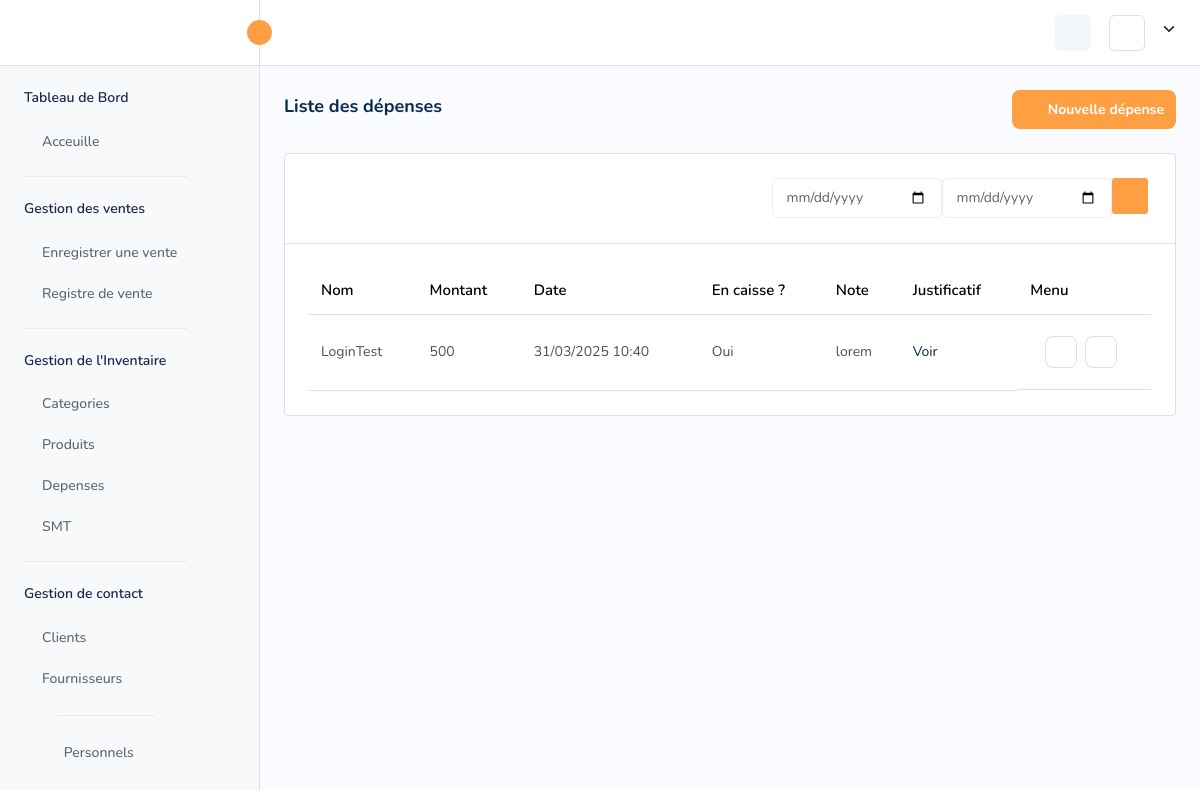
/pos/depense/, run on an earlier commit of the app's database.
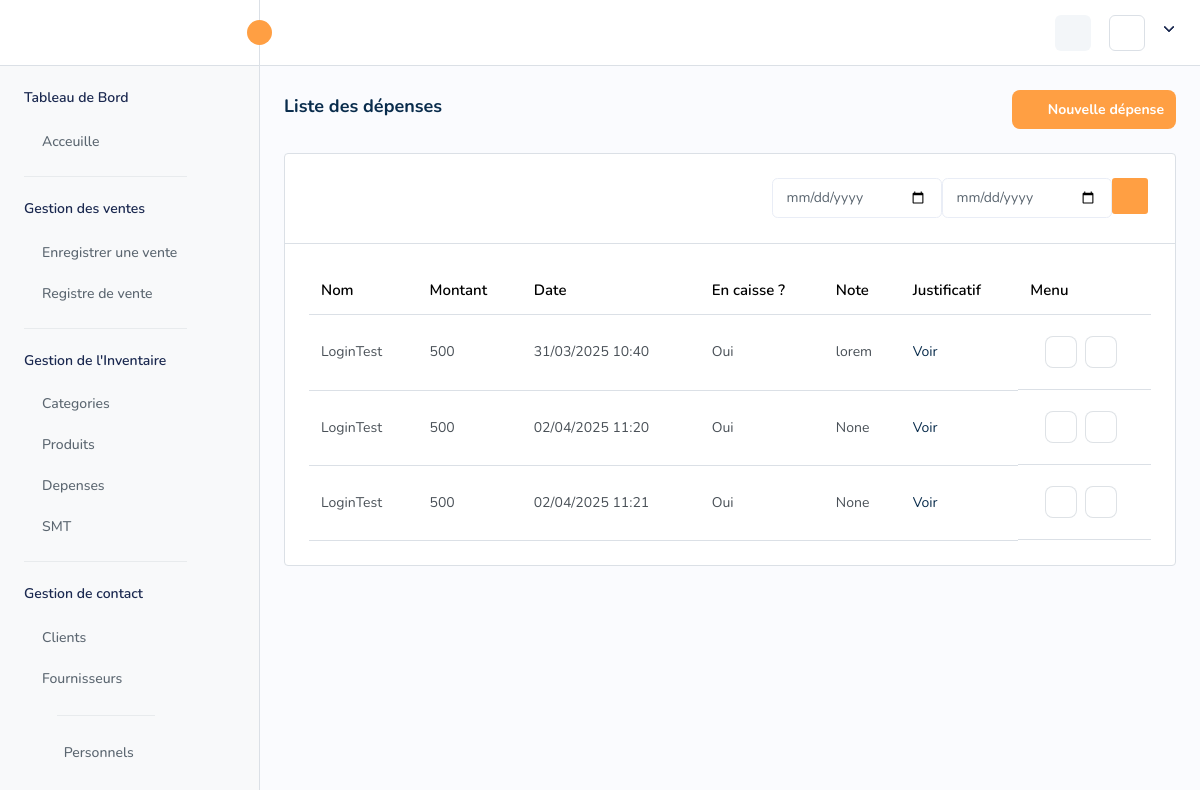
And on a later commit of the database.
### pos/models.py (models this page shows, shortened)
class Depense(models.Model):
    name = models.CharField(("nom de la depense"), max_length=150)
    date = models.DateTimeField(("Date de la depense"), auto_now_add=True)
    note = models.TextField(("ajouter une note a la depense"),blank=True, null=True)
    justification = models.FileField(("ajouter une piece jointe pour justifier  la depense"), upload_to=None, max_length=100)
    amount = MoneyField(("Montant payé"), max_digits=12,  decimal_places=0, default_currency="XOF")
    in_cash = models.BooleanField(("prende l'argent dans la caisse ?"), default=True)
    delete = models.BooleanField(("Supprimer la depense"), default=False)

### pos/views.py (the view)
# urls.py: path('depense/', views.cash_expense, name='depense'),
def cash_expense(request):
    depenses = Depense.objects.filter(delete=False)
    date_debut = request.GET.get("date_debut")
    date_fin = request.GET.get("date_fin")
    if date_debut and date_fin:
        depenses = depenses.filter(date__range=[date_debut, date_fin])
    update_forms = {dep.id: DepenseUpdateForm(instance=dep) for dep in depenses}
    context = {
        'depenses': depenses,
        'add_form': DepenseAddForm(),
        'delete_form': DepenseDeleteForm(),
        'update_forms': update_forms
    }
    return render(request, 'pages/depense.html', context)

### pos/forms.py
class DepenseAddForm(forms.ModelForm):
    class Meta:
        model = Depense
        fields = ['name', 'amount', 'justification']
    def __init__(self, *args, **kwargs):
        super().__init__(*args, **kwargs)
        self.fields['name'].widget.attrs.update({'class': 'form-control', 'placeholder': 'Nom'})

class DepenseDeleteForm(forms.Form):
    depense_id = forms.IntegerField(widget=forms.HiddenInput())

### pos/context_processor.py (called while the page is built)
def default(request):
   try :
    order, _ = Order.objects.get_or_create(server=request.user, status="En cours")
    stickers = []
    counter = 0
    total_items_count = sum(item.quantity for item in order.items.all())  # Total d'étiquettes à générer
    for item in order.items.all():
        for _ in range(item.quantity):
            counter += 1
            stickers.append({
                'order_id': order.id,
                'product_code': item.size.product.code,
                'size': item.size.size,
                'counter': counter,
                'total': total_items_count
            })
    return {
        'order': order,
        'stickers': stickers,
    }
   except :
         return {}

### template/pages/depense.html (shortened to what this page needs)
{% extends "base/base.html" %}
{% load static %}
{% block base %}
{% include 'include/navbar.html' %}
{% include 'include/sidebar.html' %}
<div class="page-wrapper">
    <div class="content">
        <div class="page-header">
            <div class="add-item d-flex">
                <div class="page-title">
                    <h4>Liste des dépenses</h4>
                </div>
            </div>
            <div class="page-btn">
                <a href="#" data-bs-toggle="modal" data-bs-target="#add-expense" class="btn btn-added">
                    <i data-feather="plus-circle" class="me-2"></i> Nouvelle dépense
                </a>
            </div>
        </div>
        <div class="card table-list-card">
            <div class="card-body">
                <div class="table-top">
                    <div class="search-set">
                        <div class="search-input">
                            <a href="javascript:void(0);" class="btn btn-searchset">
                            </a>
                        </div>
                    </div>
                    <div class="search-path row">
                        <input type="date" name="date_debut" id="date_debut" style="width: 170px;" class="form-control col-4">
                        <input type="date" name="date_fin" id="date_fin" class="form-control col-4" style="width: 170px;">
                        <a class="btn btn-filter" id="filter-btn">
                        </a>
                    </div>
                </div>
                <div class="table-responsive product-list">
                    <table class="table datanew" id="expense-table">
                        <thead>
                            <tr>
                                <th>Nom</th>
                                <th>Montant</th>
                                <th>Date</th>
                                <th>En caisse ?</th>
                                <th>Note</th>
                                <th>Justificatif</th>
                                <th class="no-sort">Menu</th>
                            </tr>
                        </thead>
                        <tbody>
                            {% for depense in depenses %}
                            <tr id="expense-{{ depense.id }}">
                                <td>{{ depense.name }}</td>
                                <td>{{ depense.amount }}</td>
                                <td>{{ depense.date|date:"d/m/Y H:i" }}</td>
                                <td>
                                    {% if depense.in_cash %}
                                        Oui
                                    {% else %}
                                        Non
                                    {% endif %}
                                </td>
                                <td>{{ depense.note }}</td>
                                <td>
                                    {% if depense.justification %}
                                        <a href="{{ depense.justification.url }}" target="_blank">Voir</a>
                                    {% else %}
                                        N/A
                                    {% endif %}
                                </td>
                                <td class="action-table-data">
                                    <div class="edit-delete-action">
                                        <a class="me-2 p-2" data-bs-toggle="modal" data-bs-target="#edit-expense-{{ depense.id }}">
                                            <i data-feather="edit" class="feather-edit"></i>
                                        </a>
                                        <a class="me-2 p-2" data-bs-toggle="modal" data-bs-target="#delete-expense-{{ depense.id }}">
                                            <i data-feather="trash-2" class="feather-trash-2"></i>
                                        </a>
                                    </div>
                                </td>
                            </tr>
                            {% endfor %}
                        </tbody>
                    </table>
                </div>
            </div>
        </div>
    </div>
</div>
{% endblock base %}

### template/base/base.html (shortened to what this page needs)
{% load static %}
<!DOCTYPE html>
<html lang="en">
<head>
    <link rel="stylesheet" href="{% static 'assets/css/bootstrap.min.css' %}">
    <link rel="stylesheet" href="{% static 'assets/css/bootstrap-datetimepicker.min.css' %}">
    <link rel="stylesheet" href="{% static 'assets/css/animate.css' %}">
    <link rel="stylesheet" href="{% static 'assets/plugins/select2/css/select2.min.css' %}">
    <link rel="stylesheet" href="{% static 'assets/css/dataTables.bootstrap5.min.css' %}">
    <link rel="stylesheet" href="{% static 'assets/plugins/fontawesome/css/fontawesome.min.css' %}">
    <link rel="stylesheet" href="{% static 'assets/plugins/fontawesome/css/all.min.css' %}">
    <link rel="stylesheet" href="{% static 'assets/plugins/daterangepicker/daterangepicker.css' %}">
    <link rel="stylesheet" href="{% static 'assets/plugins/owlcarousel/owl.carousel.min.css' %}">
    <link rel="stylesheet" href="{% static 'assets/plugins/owlcarousel/owl.theme.default.min.css' %}">
    <link rel="stylesheet" href="{% static 'assets/css/style.css' %}">
</head>
<body hx-ext="ws" ws-connect="/ws/notifications/" >
    <div class="main-wrapper">
       {% block base %}
       {% endblock base %}
    </div>
</body hx-debug="true">
</html>

### template/include/navbar.html (shortened to what this page needs)
{% load static %}
<div class="header">
    <div class="header-left active">
        <a id="toggle_btn" href="javascript:void(0);">
            <i data-feather="chevrons-left" class="feather-16"></i>
        </a>
    </div>
    <ul class="nav user-menu">
        <li class="nav-item nav-item-box">
            <a href="javascript:void(0);" id="btnFullscreen">
            </a>
        </li>
        <li class="nav-item dropdown has-arrow main-drop">
            <a href="javascript:void(0);" class="dropdown-toggle nav-link userset" data-bs-toggle="dropdown">
                <span class="user-info">
                    <span class="user-letter">
                     <i class="fa fa-user-circle text-dark"></i>
                    </span>
                </span>
            </a>
        </li>
    </ul>
</div>

### template/include/sidebar.html (shortened to what this page needs)
{% load static %}
<div class="sidebar" id="sidebar">
    <div class="sidebar-inner slimscroll">
        <div id="sidebar-menu" class="sidebar-menu">
            <ul>
                <li class="submenu-open">
                    <h6 class="submenu-hdr">Tableau de Bord</h6>
                    <ul>
                        <li class="{% if request.path == '/' %}active{% endif %}"> <a href="/"><span>Acceuille</span></a></li>
                    </ul>
                </li>
                <li class="submenu-open">
                    <h6 class="submenu-hdr">Gestion des ventes </h6>
                    <ul>
                        <li><a href="{% url 'vendor-dashboard' %}"><span>Enregistrer
                                    une vente</span></a></li>
                        <li class="{% if request.path == '/pos/list-des-ventes' %}active{% endif %}"><a
                                href="{% url 'orders-list' %}"><span>Registre de
                                    vente</span></a></li>
                    </ul>
                </li>
                <li class="submenu-open">
                    <h6 class="submenu-hdr">Gestion de l'Inventaire</h6>
                    <ul>
                        <li class="{% if request.path == '/pos/list-des-category' %}active{% endif %}"><a
                                href="{% url 'category-list' %}"><span>Categories</span></a>
                        </li>
                        <li class="{% if request.path == '/pos/list-des-produits' %}active{% endif %}"><a
                                href="{% url 'products-list' %}"><span>Produits</span></a></li>
                                    <li class="{% if request.path == '/pos/achat/' %}active{% endif %}" ><a href="{% url 'depense' %}"><span>Depenses</span></a></li>
                                    <li class="{% if request.path == '/pos/achat/' %}active{% endif %}" ><a href="{% url 'depense' %}"><span>SMT</span></a></li>
                    </ul>
                </li>
                <li class="submenu-open">
                    <h6 class="submenu-hdr">Gestion de contact</h6>
                    <ul>
                        <li class="{% if request.path == '/crm/list-des-clients' %}active{% endif %}"><a
                                href="{% url 'client-list' %}"><span>Clients</span></a></li>
                        <li class="{% if request.path == '/crm/list-des-fournisseur' %}active{% endif %}"><a
                                href="{% url 'fournisseur-list' %}"><span>Fournisseurs</span></a></li>
                        <center>
                            <hr style="width: 60%;">
                        </center>
                        <li class="{% if request.path == '/crm/personnels/' %}active{% endif %}"><a
                                href="{% url 'user-list' %}"><i
                                    class=" fa fa-user-tie" style="margin-right: 10px;"></i><span>Personnels</span></a></li>
                    </ul>
                </li>
            </ul>
        </div>
    </div>
</div>

What changed in the data, as far as the page shows it:
added Depense: name "LoginTest", amount "500", date "02/04/2025 11:20", in_cash "Oui", note "None"
added Depense: name "LoginTest", amount "500", date "02/04/2025 11:21", in_cash "Oui", note "None"
